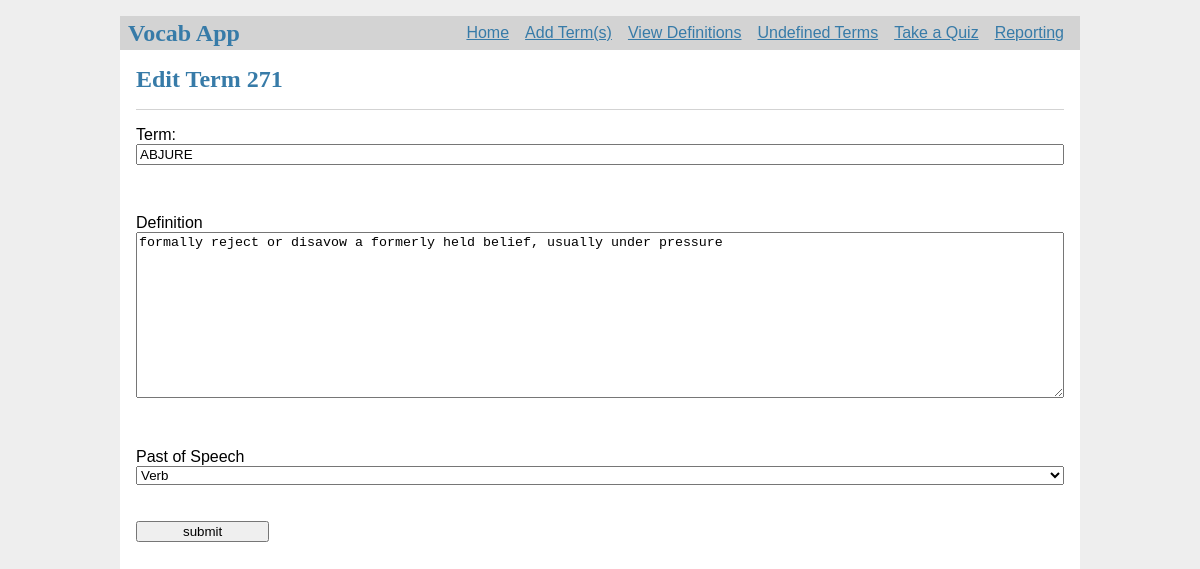
The page /editterm/271/ on the database its author committed.
### tables this page shows
CREATE TABLE "defined" (
	`id`	INTEGER,
	`term`	TEXT,
	`part_of_speech`	TEXT,
	`definition`	TEXT,
	`quizzed`	INTEGER,
	`correct`	INTEGER,
	`date_added`	TEXT,
	PRIMARY KEY(`id`)
);

### flask-sqlite.py (the view)
@app.route('/editterm/<termid>/')
def edit_term(termid):
    con = sql.connect("vocab.db")
    cur = con.cursor()
    cur.execute("select * from defined where id = ?", (termid,))
    row = cur.fetchone()
    term = row[1]
    pos = row[2]
    defin = row[3]
    return render_template('edit_term.html', termid=termid, term=term, pos=pos, defin=defin)

### templates/edit_term.html (shortened to what this page needs)
{% extends 'base.html' %}
{% block header %}
  <h2>{% block title %}Edit Term {{termid}}{% endblock %}</h2>
{% endblock %}
{% block content %}
       <form action = "{{ url_for('editrec') }}" method = "POST">
         Term:
         <input type = "text" name = "term" value="{{ term }}" /></br></br>
         Definition<br>
         <textarea name = "defin" rows="4" cols="100" >{{ defin }}</textarea><br>
         <br>Past of Speech<br>
         <select name="pos">
		  <option value="Verb"{% if pos == "Verb" %}selected{% endif %}>Verb</option>
		 </select><br><br>
         <input type = "submit" value = "submit" /><br>
      </form>
{% endblock %}

### static/style.css (style rules this page uses)
h1, h2, h3, h4, h5, h6 { font-family: serif; color: #377ba8; margin: 1rem 0; }
.content form { margin: 1em 0; display: flex; flex-direction: column; }
.content input, .content textarea { margin-bottom: 1em; }
.content textarea { min-height: 12em; resize: vertical; }
input[type=submit] { align-self: start; min-width: 10em; }

### rows shown on the page
defined: term "ABJURE", defin "formally reject or disavow a formerly held belief, usually under pressure", pos "Verb"

### other values the page prints
{{ termid }} "271"
